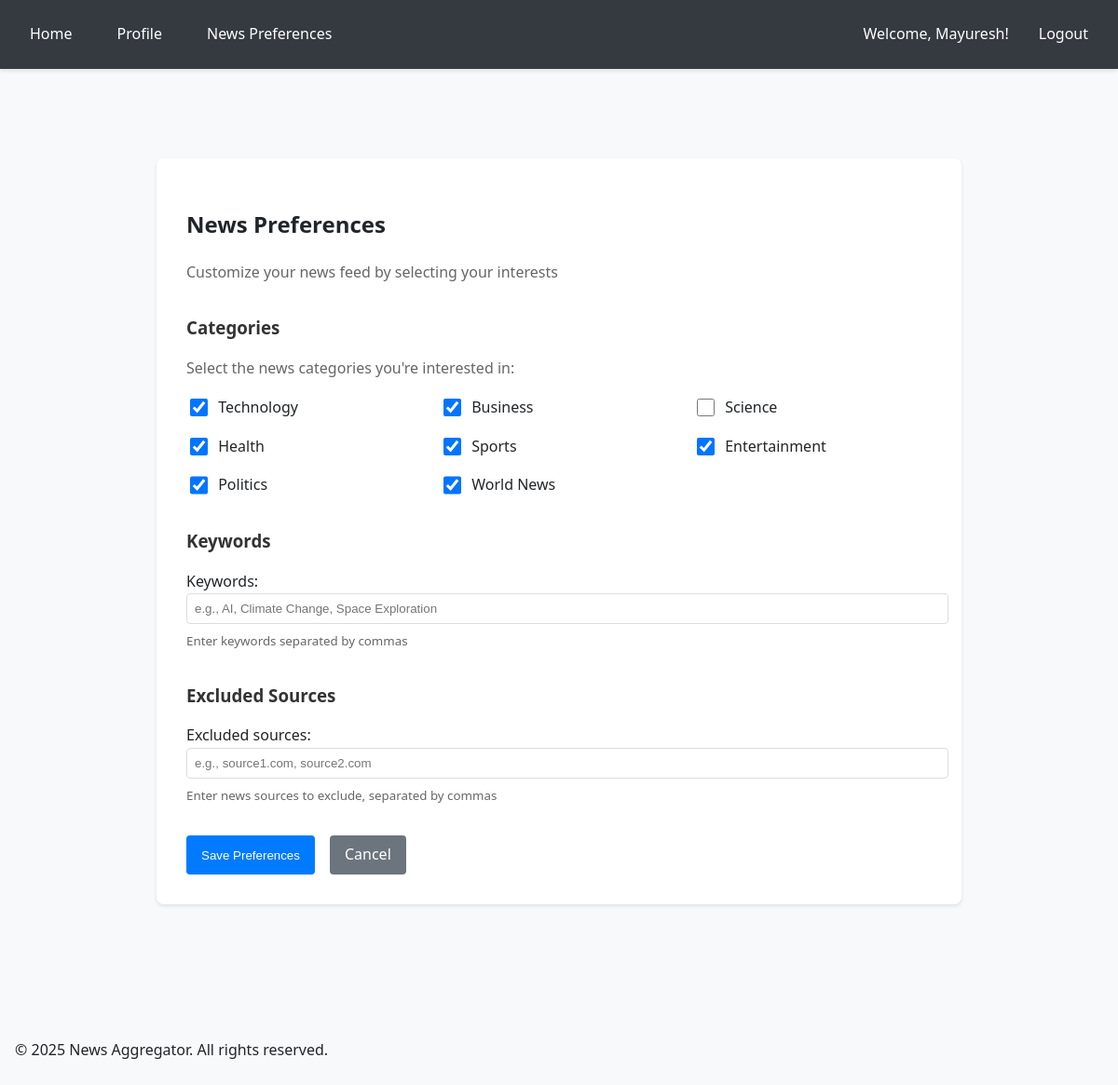
Screenshot of /accounts/preferences/ (signed in) with the database file from the repository.
### accounts/models.py (models this page shows, shortened)
class CustomUser(AbstractUser):
    email = models.EmailField(unique=True)
    bio = models.TextField(max_length=500, blank=True)
    birth_date = models.DateField(null=True, blank=True)
    profile_picture = models.ImageField(upload_to='profile_pics/', null=True, blank=True)
    USERNAME_FIELD = 'email'
    REQUIRED_FIELDS = ['username']

class UserPreference(models.Model):
    CATEGORY_CHOICES = [
        ('TECH', 'Technology'),
        ('BUSINESS', 'Business'),
        ('SCIENCE', 'Science'),
        ('HEALTH', 'Health'),
        ('SPORTS', 'Sports'),
        ('ENTERTAINMENT', 'Entertainment'),
        ('POLITICS', 'Politics'),
        ('WORLD', 'World News'),
    ]
    user = models.OneToOneField(CustomUser, on_delete=models.CASCADE, related_name='preferences')
    categories = models.JSONField(default=list, blank=True, help_text="List of preferred news categories")
    keywords = models.CharField(max_length=255, blank=True, help_text="Comma-separated keywords of interest")
    excluded_sources = models.CharField(max_length=255, blank=True, help_text="Comma-separated news sources to exclude")
    created_at = models.DateTimeField(auto_now_add=True)
    updated_at = models.DateTimeField(auto_now=True)

### accounts/views.py (the view)
# urls.py: path('preferences/', views.preferences, name='preferences'),
@login_required
def preferences(request):
    preference, created = UserPreference.objects.get_or_create(
        user=request.user,
        defaults={
            'categories': [],
            'keywords': '',
            'excluded_sources': ''
        }
    )
    if request.method == 'POST':
        form = UserPreferenceForm(request.POST, instance=preference)
        if form.is_valid():
            form.save()
            messages.success(request, 'News preferences updated successfully!')
            return redirect('news:index')
    else:
        form = UserPreferenceForm(instance=preference)
    return render(request, 'accounts/preferences.html', {
        'form': form,
        'categories': UserPreference.CATEGORY_CHOICES
    })

### accounts/forms.py (shortened to what this page needs)
class UserPreferenceForm(forms.ModelForm):
    categories = forms.MultipleChoiceField(
        choices=UserPreference.CATEGORY_CHOICES,
        widget=forms.CheckboxSelectMultiple,
        required=False,
        help_text="Select your preferred news categories"
    )
    keywords = forms.CharField(
        required=False,
        widget=forms.TextInput(attrs={
            'placeholder': 'e.g., AI, Climate Change, Space Exploration',
            'class': 'form-control'
        }),
        help_text="Enter keywords separated by commas"
    )
    excluded_sources = forms.CharField(
        required=False,
        widget=forms.TextInput(attrs={
            'placeholder': 'e.g., source1.com, source2.com',
            'class': 'form-control'
        }),
        help_text="Enter news sources to exclude, separated by commas"
    )
    class Meta:
        model = UserPreference
        fields = ['categories', 'keywords', 'excluded_sources']

### accounts/templates/accounts/preferences.html (shortened to what this page needs)
{% extends "base.html" %}
{% block content %}
<div class="container">
    <div class="preferences-container">
        <h2>News Preferences</h2>
        <p class="lead">Customize your news feed by selecting your interests</p>
        <form method="post" novalidate>
            <div class="form-section">
                <h3>Categories</h3>
                <p class="help-text">Select the news categories you're interested in:</p>
                <div class="categories-grid">
                    {% for value, label in categories %}
                    <div class="category-item">
                        <input type="checkbox" name="categories" value="{{ value }}"
                               id="category_{{ value }}"
                               {% if value in form.instance.categories %}checked{% endif %}>
                        <label for="category_{{ value }}">{{ label }}</label>
                    </div>
                    {% endfor %}
                </div>
            </div>
            <div class="form-section">
                <h3>Keywords</h3>
                {{ form.keywords.label_tag }}
                {{ form.keywords }}
                {% if form.keywords.help_text %}
                <small class="help-text">{{ form.keywords.help_text }}</small>
                {% endif %}
            </div>
            <div class="form-section">
                <h3>Excluded Sources</h3>
                {{ form.excluded_sources.label_tag }}
                {{ form.excluded_sources }}
                {% if form.excluded_sources.help_text %}
                <small class="help-text">{{ form.excluded_sources.help_text }}</small>
                {% endif %}
            </div>
            <div class="button-group">
                <button type="submit" class="btn btn-primary">Save Preferences</button>
                <a href="{% url 'news:index' %}" class="btn btn-secondary">Cancel</a>
            </div>
        </form>
    </div>
</div>
{% endblock %}

### templates/base.html (shortened to what this page needs)
{% load static %}
<!DOCTYPE html>
<html lang="en">
<head>
    <link rel="stylesheet" href="https://cdnjs.cloudflare.com/ajax/libs/font-awesome/6.5.1/css/all.min.css">
</head>
<body>
    <header>
        <nav>
            <div class="nav-left">
                <a href="{% url 'news:index' %}">Home</a>
                {% if user.is_authenticated %}
                <a href="{% url 'accounts:profile' %}">Profile</a>
                <a href="{% url 'accounts:preferences' %}">News Preferences</a>
                {% endif %}
            </div>
            <div class="nav-right">
                {% if user.is_authenticated %}
                <span>Welcome, {{ user.username }}!</span>
                <a href="{% url 'accounts:logout' %}">Logout</a>
                {% else %}
                <a href="{% url 'accounts:login' %}">Login</a>
                <a href="{% url 'accounts:register' %}">Register</a>
                {% endif %}
            </div>
        </nav>
    </header>
    <div class="container">
        {% block content %}{% endblock %}
    </div>
    <footer>
        <div class="container">
            <p>&copy; {% now "Y" %} News Aggregator. All rights reserved.</p>
        </div>
    </footer>
</body>
</html>

### templates/base.html (style rules this page uses)
:root { --primary-color: #007bff; --secondary-color: #6c757d; --background-color: #f8f9fa; --text-color: #212529; --border-color: #dee2e6; }
body { font-family: 'Segoe UI', Tahoma, Geneva, Verdana, sans-serif; margin: 0; padding: 0; background-color: var(--background-color); color: var(--text-color); line-height: 1.6; }
header { background-color: #343a40; color: white; padding: 1rem 0; box-shadow: 0 2px 4px rgba(0, 0, 0, 0.1); }
nav { display: flex; justify-content: space-between; align-items: center; max-width: 1200px; margin: 0 auto; padding: 0 1rem; }
nav a { color: white; text-decoration: none; padding: 0.5rem 1rem; border-radius: 4px; transition: background-color 0.3s; }
.nav-left, .nav-right { display: flex; align-items: center; gap: 1rem; }
.container { max-width: 1200px; margin: 0 auto; padding: 2rem 1rem; }

### accounts/templates/accounts/preferences.html (style rules this page uses)
.preferences-container { max-width: 800px; margin: 2rem auto; padding: 2rem; background: white; border-radius: 8px; box-shadow: 0 2px 4px rgba(0, 0, 0, 0.1); }
.lead { color: #666; margin-bottom: 2rem; }
.form-section { margin-bottom: 2rem; }
.form-section h3 { margin-bottom: 1rem; color: #333; }
.help-text { color: #666; margin-bottom: 1rem; display: block; }
.categories-grid { display: grid; grid-template-columns: repeat(auto-fill, minmax(200px, 1fr)); gap: 1rem; margin: 1rem 0; }
.category-item { display: flex; align-items: center; gap: 0.5rem; }
.category-item input[type="checkbox"] { width: 1.2rem; height: 1.2rem; }
.category-item label { margin: 0; cursor: pointer; }
input[type="text"] { width: 100%; padding: 0.5rem; border: 1px solid #ddd; border-radius: 4px; margin-bottom: 0.5rem; }
.button-group { display: flex; gap: 1rem; margin-top: 2rem; }
.btn { padding: 0.5rem 1rem; border: none; border-radius: 4px; cursor: pointer; font-weight: 500; }
.btn-primary { background-color: #007bff; color: white; }
.btn-secondary { background-color: #6c757d; color: white; text-decoration: none; }

### rows the page displays
CustomUser: username "Mayuresh"
UserPreference: categories "☑" "☑" "☑" "☑" "☑" "☑" "☑"

### other values shown
{{ label }} "Technology" "Business" "Science" "Health" "Sports" "Entertainment" "Politics" "World News"
